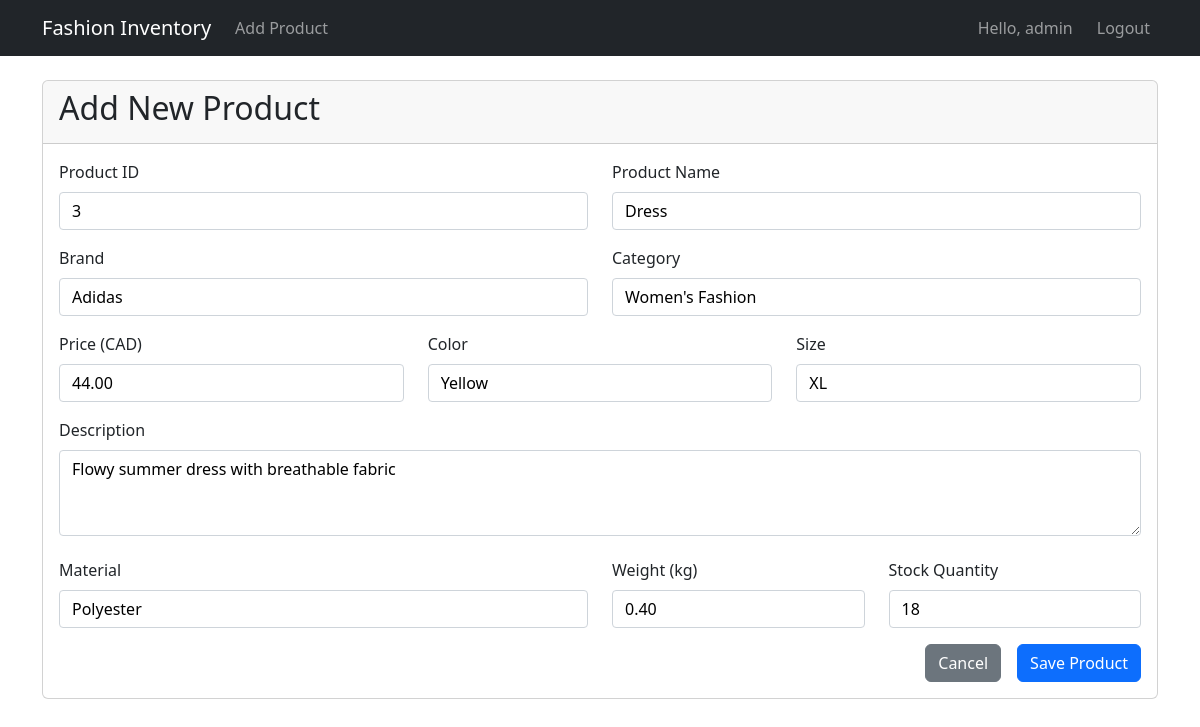
The page /product/3/edit/ (signed in) on the database its author committed.
### inventory/models.py (models this page shows, shortened)
class User(AbstractUser):
    pass

class Product(models.Model):
    product_id = models.IntegerField(unique=True)
    name = models.CharField(max_length=100)
    brand = models.CharField(max_length=50)
    category = models.CharField(max_length=50)
    price = models.DecimalField(max_digits=10, decimal_places=2)
    color = models.CharField(max_length=30)
    size = models.CharField(max_length=20)
    description = models.TextField(blank=True)
    material = models.CharField(max_length=50)
    weight = models.DecimalField(max_digits=6, decimal_places=2, verbose_name="Weight (kg)")
    stock_quantity = models.IntegerField()
    added_by = models.ForeignKey(User, on_delete=models.SET_NULL, null=True)

### inventory/views.py (the view)
# urls.py: path('product/<int:pk>/edit/', login_required(views.ProductUpdateView.as_view()), name='product_update'),
class ProductUpdateView(LoginRequiredMixin, UpdateView):
    model = Product
    form_class = ProductForm
    template_name = 'inventory/product_form.html'
    success_url = reverse_lazy('product_list')
    login_url = '/login/'

### inventory/forms.py
class ProductForm(forms.ModelForm):
    class Meta:
        model = Product
        fields = [
            'product_id', 'name', 'brand', 'category', 'price',
            'color', 'size', 'description', 'material',
            'weight', 'stock_quantity'
        ]
        widgets = {
            'description': forms.Textarea(attrs={'rows': 3}),
        }
        labels = {
            'weight': 'Weight (kg)',
        }

### templates/inventory/product_form.html (shortened to what this page needs)
{% extends 'base.html' %}
{% block content %}
<div class="card">
    <div class="card-header">
        <h2>Add New Product</h2>
    </div>
    <div class="card-body">
        <form method="post">
            <div class="row mb-3">
                <div class="col-md-6">
                    <label for="{{ form.product_id.id_for_label }}" class="form-label">Product ID</label>
                    {{ form.product_id }}
                </div>
                <div class="col-md-6">
                    <label for="{{ form.name.id_for_label }}" class="form-label">Product Name</label>
                    {{ form.name }}
                </div>
            </div>
            <div class="row mb-3">
                <div class="col-md-6">
                    <label for="{{ form.brand.id_for_label }}" class="form-label">Brand</label>
                    {{ form.brand }}
                </div>
                <div class="col-md-6">
                    <label for="{{ form.category.id_for_label }}" class="form-label">Category</label>
                    {{ form.category }}
                </div>
            </div>
            <div class="row mb-3">
                <div class="col-md-4">
                    <label for="{{ form.price.id_for_label }}" class="form-label">Price (CAD)</label>
                    {{ form.price }}
                </div>
                <div class="col-md-4">
                    <label for="{{ form.color.id_for_label }}" class="form-label">Color</label>
                    {{ form.color }}
                </div>
                <div class="col-md-4">
                    <label for="{{ form.size.id_for_label }}" class="form-label">Size</label>
                    {{ form.size }}
                </div>
            </div>
            <div class="mb-3">
                <label for="{{ form.description.id_for_label }}" class="form-label">Description</label>
                {{ form.description }}
            </div>
            <div class="row mb-3">
                <div class="col-md-6">
                    <label for="{{ form.material.id_for_label }}" class="form-label">Material</label>
                    {{ form.material }}
                </div>
                <div class="col-md-3">
                    <label for="{{ form.weight.id_for_label }}" class="form-label">Weight (kg)</label>
                    {{ form.weight }}
                </div>
                <div class="col-md-3">
                    <label for="{{ form.stock_quantity.id_for_label }}" class="form-label">Stock Quantity</label>
                    {{ form.stock_quantity }}
                </div>
            </div>
            <div class="d-grid gap-2 d-md-flex justify-content-md-end">
                <a href="{% url 'product_list' %}" class="btn btn-secondary me-md-2">Cancel</a>
                <button type="submit" class="btn btn-primary">Save Product</button>
            </div>
        </form>
    </div>
</div>
{% endblock %}

### templates/base.html (shortened to what this page needs)
<!DOCTYPE html>
<html>
<head>
    <link href="https://cdn.jsdelivr.net/npm/bootstrap@5.3.0/dist/css/bootstrap.min.css" rel="stylesheet">
</head>
<body>
    <nav class="navbar navbar-expand-lg navbar-dark bg-dark">
        <div class="container">
            <a class="navbar-brand" href="{% url 'product_list' %}">Fashion Inventory</a>
            <div class="collapse navbar-collapse" id="navbarNav">
                {% if user.is_authenticated %}
                    <ul class="navbar-nav me-auto">
                        <li class="nav-item">
                            <a class="nav-link" href="{% url 'product_create' %}">Add Product</a>
                        </li>
                    </ul>
                {% endif %}
                <div class="navbar-nav ms-auto">
                    {% if user.is_authenticated %}
                        <span class="navbar-text me-3">Hello, {{ user.username }}</span>
                        <a class="nav-link" href="{% url 'logout' %}">Logout</a>
                    {% else %}
                        <a class="nav-link" href="{% url 'login' %}">Login</a>
                        <a class="nav-link" href="{% url 'register' %}">Register</a>
                    {% endif %}
                </div>
            </div>
        </div>
    </nav>
    <div class="container mt-4">
        {% block content %}{% endblock %}
    </div>
</body>
</html>

### templates/base.html (style rules this page uses)
input[type="text"], input[type="number"], textarea, select { width: 100%; padding: 0.375rem 0.75rem; border: 1px solid #ced4da; border-radius: 0.25rem; }

### rows shown on the page
User: username "admin"
Product: product_id "3", name "Dress", brand "Adidas", category "Women's Fashion", price "44.00", color "Yellow", size "XL", description "Flowy summer dress with breathable fabric", material "Polyester", weight "0.40", stock_quantity "18"
